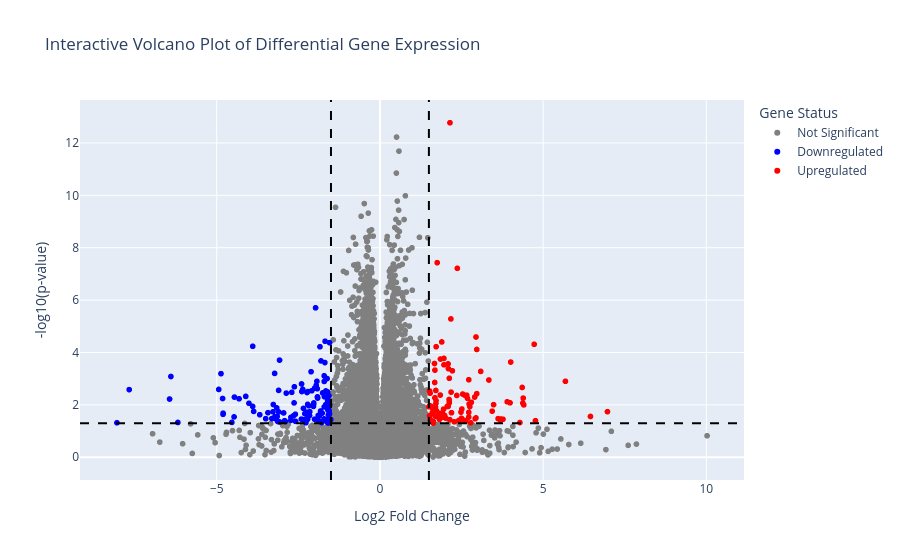

Notebook code for this chart:
### Code cell
# Add a small value to avoid division by zero
df['p_value'] = df['p_value'].replace(0, np.min(df['p_value'][df['p_value'] > 0]))

df['neg_log10_p_value'] = -np.log10(df['p_value'])

log2fc_threshold = 1.5
p_value_threshold = 0.05
neg_log10_p_value_threshold = -np.log10(p_value_threshold)

def categorize_gene(row):
    if row['log2FC'] > log2fc_threshold and row['p_value'] < p_value_threshold:
        return 'Upregulated'
    elif row['log2FC'] < -log2fc_threshold and row['p_value'] < p_value_threshold:
        return 'Downregulated'
    else:
        return 'Not Significant'

df['Gene_Status'] = df.apply(categorize_gene, axis=1)

fig = px.scatter(df,
                 x='log2FC',
                 y='neg_log10_p_value',
                 color='Gene_Status',
                 hover_data=['gene', 'log2FC', 'p_value'],
                 color_discrete_map={
                     'Upregulated': 'red',
                     'Downregulated': 'blue',
                     'Not Significant': 'gray'
                 },
                 title='Interactive Volcano Plot of Differential Gene Expression',
                 labels={
                     'log2FC': 'Log2 Fold Change',
                     'neg_log10_p_value': '-log10(p-value)',
                     'Gene_Status': 'Gene Status'
                 })

fig.add_hline(y=neg_log10_p_value_threshold, line_dash="dash", line_color="black")
fig.add_vline(x=log2fc_threshold, line_dash="dash", line_color="black")
fig.add_vline(x=-log2fc_threshold, line_dash="dash", line_color="black")

fig.show()
fig.write_image('../data/volcano_plot.png', width=2000, height=800)

### Figure 1 — Plotly figure (JSON) as saved in the notebook; plotly's stock layout.template omitted (floating-point values rounded to 4 significant figures; data arrays with more than 128 entries replaced by an {"elided": "..."} marker saying what was removed)
{"data": [{"customdata": {"elided": "21443x2 mixed values"}, "hovertemplate": "Gene Status=Not Significant<br>Log2 Fold Change=%{x}<br>-log10(p-value)=%{y}<br>gene=%{customdata[0]}<br>p_value=%{customdata[1]}<extra></extra>", "legendgroup": "Not Significant", "marker": {"color": "gray", "symbol": "circle"}, "mode": "markers", "name": "Not Significant", "showlegend": true, "type": "scattergl", "x": {"elided": "21443 float values"}, "xaxis": "x", "y": {"elided": "21443 float values"}, "yaxis": "y"}, {"customdata": {"elided": "118x2 mixed values"}, "hovertemplate": "Gene Status=Downregulated<br>Log2 Fold Change=%{x}<br>-log10(p-value)=%{y}<br>gene=%{customdata[0]}<br>p_value=%{customdata[1]}<extra></extra>", "legendgroup": "Downregulated", "marker": {"color": "blue", "symbol": "circle"}, "mode": "markers", "name": "Downregulated", "showlegend": true, "type": "scattergl", "x": [-1.663, -2.365, -4.87, -4.821, -2.647, -1.565, -2.11, -4.315, -1.571, -1.591, -4.012, -1.973, -2.216, -1.893, -1.709, -1.562, -3.277, -1.548, -3.869, -1.604, -2.592, -1.7, -2.157, -3.16, -1.506, -3.194, -2.215, -2.728, -2.87, -7.683, -4.807, -3.124, -4.537, -1.931, -3.104, -2.394, -2.293, -1.756, -3.101, -2.621, -1.718, -3.9, -1.581, -1.651, -4.469, -2.085, -2.038, -3.223, -2.701, -6.446, -8.057, -1.859, -1.546, -2.027, -1.554, -3.072, -2.95, -1.915, -1.603, -2.918, -3.266, -2.361, -1.603, -2.234, -2.301, -3.077, -2.029, -1.619, -1.713, -1.881, -2.179, -3.149, -1.954, -2.369, -1.819, -1.544, -1.591, -2.206, -4.805, -2.402, -3.432, -1.769, -1.709, -3.136, -2.267, -1.541, -6.191, -1.681, -1.708, -3.227, -6.404, -2.003, -4.112, -1.657, -1.805, -3.312, -3.682, -2.408, -1.687, -2.003, -1.838, -1.92, -4.938, -2.898, -3.898, -3.499, -2.632, -2.149, -2.207, -2.73, -4.458, -1.604, -1.909, -2.585, -2.22, -2.342, -1.787, -1.577], "xaxis": "x", "y": [2.004, 2.593, 3.192, 2.243, 1.586, 1.917, 3.266, 2.233, 2.046, 1.308, 2.059, 5.705, 1.449, 1.597, 3.109, 2.346, 1.735, 1.647, 1.75, 2.185, 1.642, 2.312, 1.593, 1.884, 1.442, 1.47, 2.02, 1.523, 2.449, 2.582, 1.639, 1.363, 1.331, 2.9, 2.553, 2.509, 1.44, 2.456, 1.73, 2.691, 1.42, 1.942, 1.619, 1.381, 1.54, 2.541, 1.942, 1.539, 2.479, 2.223, 1.316, 1.58, 1.663, 2.072, 1.767, 1.348, 1.692, 2.305, 1.434, 1.397, 2.013, 1.425, 2.105, 2.473, 1.663, 3.708, 2.027, 3.005, 1.464, 1.39, 1.967, 1.557, 2.745, 2.53, 1.766, 4.374, 1.792, 1.6, 1.683, 2.799, 1.701, 1.683, 1.921, 1.373, 1.321, 2.005, 1.328, 4.428, 2.895, 3.201, 3.083, 2.634, 2.325, 2.53, 3.678, 1.478, 1.623, 1.456, 3.615, 1.452, 4.218, 2.615, 2.589, 1.366, 4.237, 1.473, 2.074, 1.74, 2.507, 1.409, 2.296, 2.495, 2.26, 1.371, 1.722, 1.865, 1.324, 1.334], "yaxis": "y"}, {"customdata": {"elided": "100x2 mixed values"}, "hovertemplate": "Gene Status=Upregulated<br>Log2 Fold Change=%{x}<br>-log10(p-value)=%{y}<br>gene=%{customdata[0]}<br>p_value=%{customdata[1]}<extra></extra>", "legendgroup": "Upregulated", "marker": {"color": "red", "symbol": "circle"}, "mode": "markers", "name": "Upregulated", "showlegend": true, "type": "scattergl", "x": [1.937, 1.685, 2.966, 1.521, 2.179, 1.718, 1.721, 2.967, 1.961, 1.671, 2.06, 1.854, 1.894, 2.192, 2.51, 4.765, 2.122, 4.288, 2.117, 2.943, 2.435, 2.277, 2.917, 2.219, 2.497, 3.337, 1.626, 2.601, 4.006, 2.087, 3.77, 1.919, 2.174, 1.544, 1.754, 3.482, 3.62, 1.835, 2.125, 2.123, 2.779, 1.599, 4.389, 1.636, 2.089, 4.377, 2.754, 6.449, 1.501, 1.524, 1.716, 2.14, 1.825, 2.722, 2.37, 2.657, 2.014, 1.633, 2.145, 3.711, 4.357, 2.572, 2.484, 3.985, 2.8, 1.62, 1.678, 1.984, 2.535, 1.848, 4.726, 1.779, 2.635, 3.439, 1.949, 1.684, 3.898, 3.086, 2.942, 4.408, 1.92, 2.722, 1.535, 2.902, 1.732, 1.702, 1.519, 1.713, 2.731, 2.099, 1.559, 1.962, 1.697, 6.971, 2.415, 2.721, 3.689, 2.683, 2.354, 5.683], "xaxis": "x", "y": [1.527, 3.327, 2.426, 2.528, 2.486, 2.162, 4.22, 4.115, 3.773, 3.579, 1.941, 3.75, 4.402, 1.7, 1.841, 1.397, 2.143, 1.325, 2.205, 4.591, 1.412, 1.353, 1.469, 3.3, 1.487, 2.95, 1.864, 2.369, 3.635, 3.565, 1.451, 1.654, 5.281, 1.435, 7.428, 2.008, 1.475, 1.675, 3.015, 2.073, 1.315, 1.688, 2.258, 1.365, 1.94, 2.067, 1.934, 1.557, 1.929, 1.972, 2.056, 1.435, 1.446, 2.959, 7.214, 2.37, 1.493, 1.305, 12.77, 1.46, 2.664, 1.415, 1.722, 2.079, 2.098, 1.841, 2.855, 1.59, 2.413, 2.375, 4.312, 1.53, 1.377, 1.76, 1.837, 2.271, 2.117, 3.278, 1.502, 1.998, 1.678, 1.713, 2.446, 2.298, 1.776, 1.921, 1.584, 2.55, 2.03, 3.382, 1.947, 3.529, 1.568, 1.741, 1.406, 1.533, 1.415, 2.251, 2.359, 2.899], "yaxis": "y"}], "layout": {"legend": {"title": {"text": "Gene Status"}, "tracegroupgap": 0}, "shapes": [{"line": {"color": "black", "dash": "dash"}, "type": "line", "x0": 0, "x1": 1, "xref": "x domain", "y0": 1.301, "y1": 1.301, "yref": "y"}, {"line": {"color": "black", "dash": "dash"}, "type": "line", "x0": 1.5, "x1": 1.5, "xref": "x", "y0": 0, "y1": 1, "yref": "y domain"}, {"line": {"color": "black", "dash": "dash"}, "type": "line", "x0": -1.5, "x1": -1.5, "xref": "x", "y0": 0, "y1": 1, "yref": "y domain"}], "title": {"text": "Interactive Volcano Plot of Differential Gene Expression"}, "xaxis": {"anchor": "y", "domain": [0, 1], "title": {"text": "Log2 Fold Change"}}, "yaxis": {"anchor": "x", "domain": [0, 1], "title": {"text": "-log10(p-value)"}}}}
